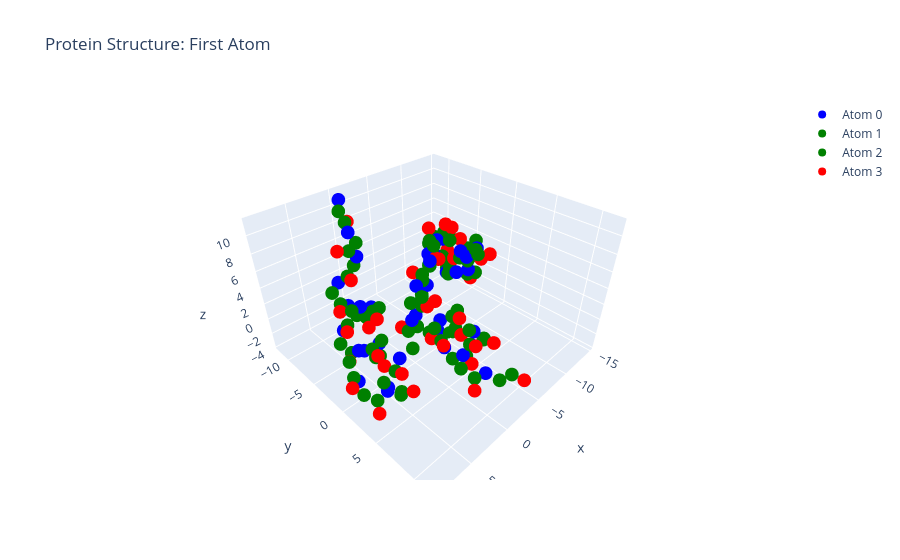

The notebook cell saved with this chart:
### Code cell
plot_protein(ensemble_backbone[3], "First Atom")
